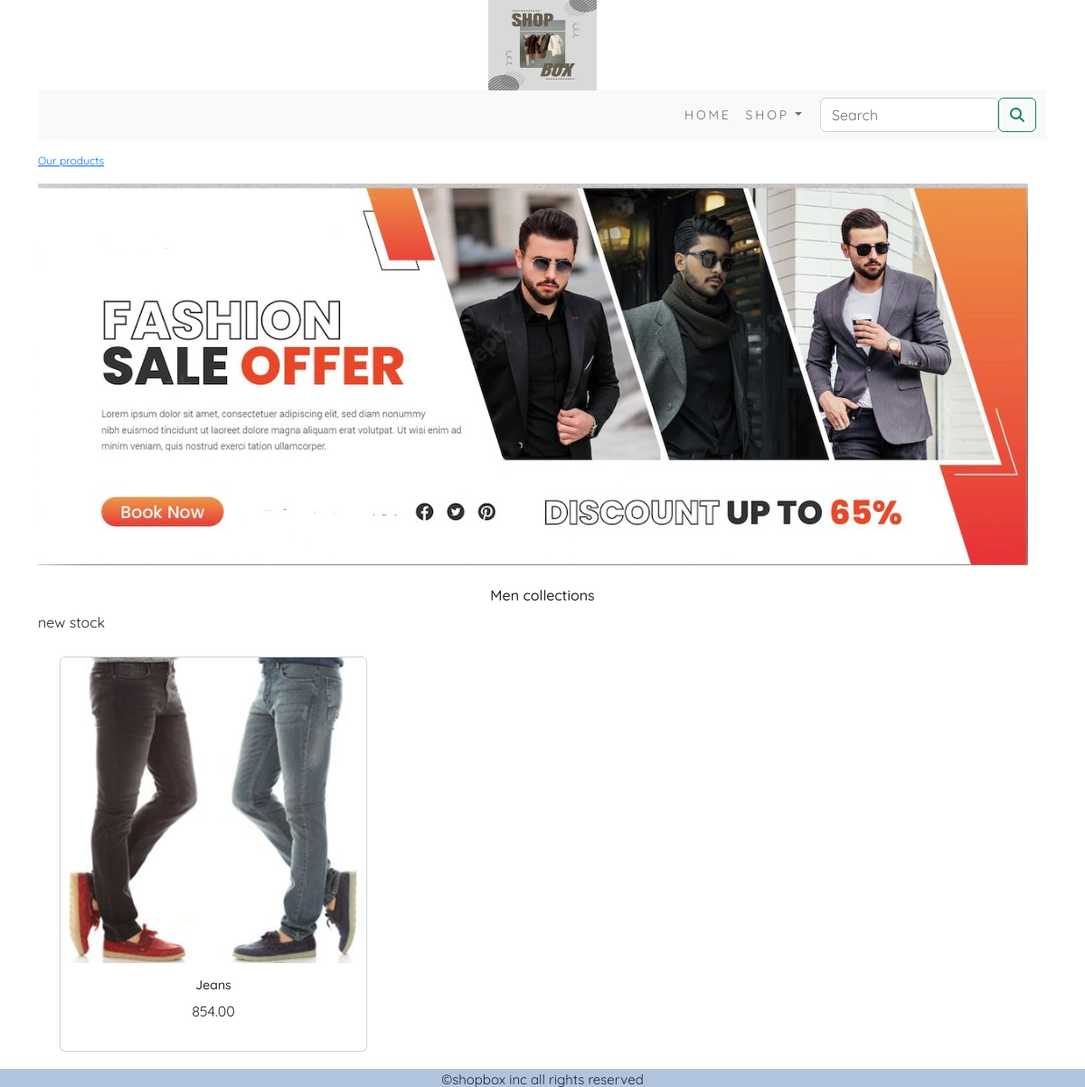
The page /ecomapp/men-collections/ on the database its author committed.
### ecomapp/models.py (models this page shows, shortened)
class Category(models.Model):
    name=models.CharField(max_length=200,unique=True)
    slug=models.SlugField(max_length=200,unique=True)
    desc=models.TextField(blank=True)
    image=models.ImageField(upload_to='category',blank=True)
    class Meta:
        ordering=('name',)
        verbose_name='category'
        verbose_name_plural='categories'
    def get_url(self):
         return reverse('ecomapp:Products_by_Category',args=[self.slug])

class Product(models.Model):
     name=models.CharField(max_length=250,unique=True)
     slug=models.SlugField(max_length=200,unique=True)
     desc=models.TextField(blank=True)
     price=models.DecimalField(max_digits=10,decimal_places=2)
     category=models.ForeignKey(Category,on_delete=models.CASCADE)
     image = models.ImageField(upload_to='product', blank=True)
     stock=models.IntegerField()
     available=models.BooleanField(default=True)
     created=models.DateTimeField(auto_now_add=True)
     updated=models.DateTimeField(auto_now=True)
     def get_url(self):
         return reverse('ecomapp:ProdCatdetail',args=[self.category.slug,self.slug])
     class Meta:
         ordering = ('name',)
         verbose_name = 'product'
         verbose_name_plural = 'products'

### ecomapp/views.py (the view)
# urls.py: path('',views.allProdCat,name='allProdCat'),
def allProdCat(request, c_slug=None):
    c_page = None
    products_list = None
    if c_slug != None:
        c_page = get_object_or_404(Category, slug=c_slug)
        products_list = Product.objects.all().filter(category=c_page, available=True)
    else:
        products_list = Product.objects.all().filter(available=True)
    paginator=Paginator(products_list, 6)
    try:
        page=int(request.GET.get('page','1'))
    except:
        page=1
    try:
        products=paginator.page(page)
    except (EmptyPage,InvalidPage):
        products=paginator.page(paginator.num_pages)
    return render(request, "category.html", {'category': c_page, 'products':products})

### cart/context_processors.py (called while the page is built)
def counter(request):
    item_count=0
    if 'admin' in request.path:
        return {}
    else:
        try:
            cart=Cart.objects.filter(cart_id=_cart_id(request))
            cart_items=CartItem.objects.all().filter(cart=cart[:1])
            for cart_item in cart_items:
                item_count += cart_item.quantity
        except Cart.DoesNotExist:
            item_count=0
    return dict(item_count=item_count)

### cart/views.py (called while the page is built)
def _cart_id(request):
    cart = request.session.session_key
    if not cart:
        cart = request.session.create()
    return cart

### ecomapp/context_processors.py (called while the page is built)
def menu_links(request):
    links=Category.objects.all()
    return dict(links=links)

### templates/category.html (shortened to what this page needs)
{% extends 'base.html' %}
{% load static %}
{% block content %}
    {% if category %}
    <div>
        <div class="row my_row_class">
            <div class="mx-auto">
            <p> <a href="{% url 'ecomapp:allProdCat' %}">Our products</a></p>
        </div>
            </div>
    </div>
{% endif %}
<div class="mx-auto">
     {% if category %}
    <img class="my image" src="{{category.image.url}}"alt="{{category.name}}">
</div>
   <br>
<div>
    <h1 class="text-center my_title">{{category.name}}</h1>
    <p class="text-justify"> {{category.desc}}</p>
</div>
    {% endif %}
<div class="container">
    <div class="row mx-auto">
            {% for product in products.object_list %}
            <div class="my_bottom_margin col-9 col-sm-12 col-md-4 col-lg-4">
                <div class="card text-center" style="">
                    <a href="{{product.get_url}}"><img class="card-img-top my_image" src="{{product.image.url}}" alt="{{product.name}}"></a>
                    <div class="card-body">
                     <h4>{{product.name}}</h4><p>{{product.price}}</p>
                    </div>
                </div>
            </div>
            {% endfor %}
    </div>
    <br>
</div>
{% endblock %}

### static/css/custom.css (style rules this page uses)
body { font-family: 'Quicksand', sans-serif; }
.my_title { font-size:16px; letter_spacing:.2em; text_transform:uppercase; }
.my_bottom_margin { margin-bottom:15px; }
.card { margin-top: 10px; }
.card-body h4 { font-size:14px; text_transform:uppercase; letter_spacing:.2em; }
.my_row_class { padding-top:15px; }
.my_row_class .mx-auto { color:#000; font-size:12px; }
.my_image { width:100%; height:auto; }

### rows shown on the page
Category: image (picture), name "Men collections", desc "new stock"
Product: image (picture), name "Jeans", price "854.00"
